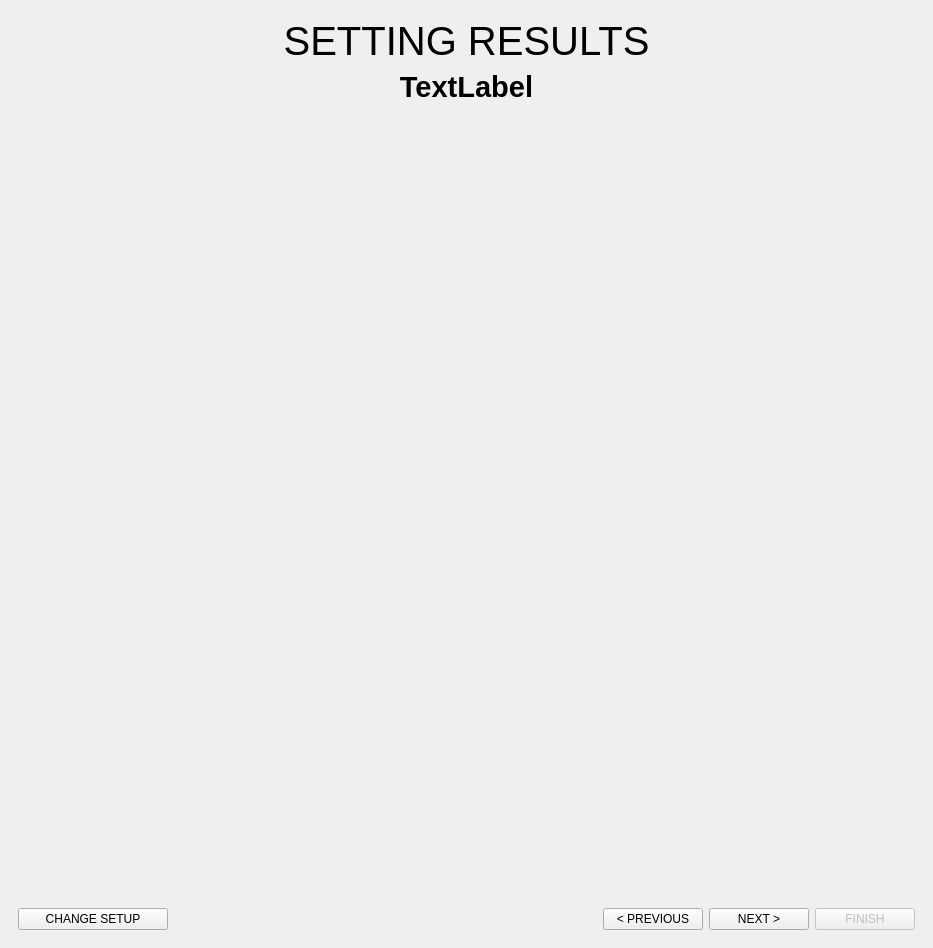
<?xml version="1.0" encoding="UTF-8"?>
<ui version="4.0">
 <class>MainWindow</class>
 <widget class="QMainWindow" name="MainWindow">
  <property name="geometry">
   <rect>
    <x>0</x>
    <y>0</y>
    <width>933</width>
    <height>948</height>
   </rect>
  </property>
  <property name="windowTitle">
   <string>MainWindow</string>
  </property>
  <widget class="QWidget" name="centralwidget">
   <layout class="QGridLayout" name="gridLayout_2">
    <item row="0" column="0">
     <widget class="QStackedWidget" name="baseStack">
      <property name="currentIndex">
       <number>2</number>
      </property>
      <widget class="QWidget" name="page">
       <layout class="QGridLayout" name="gridLayout">
        <item row="0" column="0">
         <layout class="QGridLayout" name="gridLayout_4">
          <item row="0" column="0">
           <widget class="QLabel" name="labelChooseApp">
            <property name="font">
             <font>
              <family>Lato</family>
              <pointsize>48</pointsize>
             </font>
            </property>
            <property name="text">
             <string>Choose Competition Type</string>
            </property>
            <property name="alignment">
             <set>Qt::AlignCenter</set>
            </property>
           </widget>
          </item>
          <item row="1" column="0">
           <layout class="QHBoxLayout" name="horizontalLayout">
            <item>
             <widget class="QPushButton" name="pushButtonChooseFSN">
              <property name="minimumSize">
               <size>
                <width>0</width>
                <height>200</height>
               </size>
              </property>
              <property name="font">
               <font>
                <pointsize>19</pointsize>
               </font>
              </property>
              <property name="text">
               <string>FSN</string>
              </property>
             </widget>
            </item>
            <item>
             <widget class="QPushButton" name="pushButtonChooseFSG">
              <property name="minimumSize">
               <size>
                <width>0</width>
                <height>200</height>
               </size>
              </property>
              <property name="font">
               <font>
                <pointsize>19</pointsize>
               </font>
              </property>
              <property name="text">
               <string>FSG</string>
              </property>
             </widget>
            </item>
           </layout>
          </item>
         </layout>
        </item>
       </layout>
      </widget>
      <widget class="QWidget" name="page_2">
       <layout class="QGridLayout" name="gridLayout_3">
        <item row="0" column="0">
         <layout class="QVBoxLayout" name="verticalLayout_5">
          <item>
           <widget class="QLabel" name="labelSetupScreen">
            <property name="font">
             <font>
              <family>Lato Medium</family>
              <pointsize>27</pointsize>
             </font>
            </property>
            <property name="text">
             <string>TEAMS AND EVENTS SETUP</string>
            </property>
            <property name="alignment">
             <set>Qt::AlignCenter</set>
            </property>
           </widget>
          </item>
          <item>
           <widget class="QLabel" name="labelTeamsInsert">
            <property name="font">
             <font>
              <family>Lato Light</family>
              <pointsize>20</pointsize>
             </font>
            </property>
            <property name="text">
             <string>Teams</string>
            </property>
            <property name="alignment">
             <set>Qt::AlignCenter</set>
            </property>
           </widget>
          </item>
          <item>
           <widget class="QListWidget" name="listWidgetTeams">
            <property name="minimumSize">
             <size>
              <width>0</width>
              <height>350</height>
             </size>
            </property>
            <property name="font">
             <font>
              <family>Lato Semibold</family>
              <pointsize>30</pointsize>
              <bold>false</bold>
             </font>
            </property>
            <property name="viewMode">
             <enum>QListView::ListMode</enum>
            </property>
            <property name="modelColumn">
             <number>0</number>
            </property>
            <property name="batchSize">
             <number>100</number>
            </property>
            <property name="itemAlignment">
             <set>Qt::AlignCenter</set>
            </property>
           </widget>
          </item>
          <item>
           <layout class="QHBoxLayout" name="horizontalLayout_2">
            <item>
             <widget class="QLineEdit" name="lineEditTeamName">
              <property name="minimumSize">
               <size>
                <width>0</width>
                <height>30</height>
               </size>
              </property>
              <property name="inputMask">
               <string/>
              </property>
              <property name="text">
               <string/>
              </property>
              <property name="placeholderText">
               <string>Name</string>
              </property>
              <property name="clearButtonEnabled">
               <bool>false</bool>
              </property>
             </widget>
            </item>
            <item>
             <widget class="QLineEdit" name="lineEditTeamNumber">
              <property name="minimumSize">
               <size>
                <width>0</width>
                <height>30</height>
               </size>
              </property>
              <property name="text">
               <string/>
              </property>
              <property name="placeholderText">
               <string>Number</string>
              </property>
              <property name="clearButtonEnabled">
               <bool>false</bool>
              </property>
             </widget>
            </item>
            <item>
             <widget class="QLineEdit" name="lineEditTeamUni">
              <property name="minimumSize">
               <size>
                <width>0</width>
                <height>30</height>
               </size>
              </property>
              <property name="inputMask">
               <string/>
              </property>
              <property name="text">
               <string/>
              </property>
              <property name="placeholderText">
               <string>University</string>
              </property>
             </widget>
            </item>
            <item>
             <widget class="QPushButton" name="pushButtonAddTeam">
              <property name="minimumSize">
               <size>
                <width>0</width>
                <height>30</height>
               </size>
              </property>
              <property name="text">
               <string>Add Team</string>
              </property>
              <property name="autoDefault">
               <bool>true</bool>
              </property>
             </widget>
            </item>
           </layout>
          </item>
          <item>
           <spacer name="verticalSpacer_3">
            <property name="orientation">
             <enum>Qt::Vertical</enum>
            </property>
            <property name="sizeHint" stdset="0">
             <size>
              <width>20</width>
              <height>40</height>
             </size>
            </property>
           </spacer>
          </item>
          <item>
           <widget class="QLabel" name="label">
            <property name="font">
             <font>
              <family>Lato Light</family>
              <pointsize>20</pointsize>
             </font>
            </property>
            <property name="text">
             <string>Events to simulate</string>
            </property>
            <property name="alignment">
             <set>Qt::AlignCenter</set>
            </property>
           </widget>
          </item>
          <item>
           <layout class="QHBoxLayout" name="horizontalLayout_6">
            <item>
             <spacer name="horizontalSpacer_5">
              <property name="orientation">
               <enum>Qt::Horizontal</enum>
              </property>
              <property name="sizeType">
               <enum>QSizePolicy::Fixed</enum>
              </property>
              <property name="sizeHint" stdset="0">
               <size>
                <width>40</width>
                <height>20</height>
               </size>
              </property>
             </spacer>
            </item>
            <item>
             <layout class="QVBoxLayout" name="verticalLayout_3">
              <item>
               <widget class="QWidget" name="checkBoxesEventsStandard" native="true">
                <property name="enabled">
                 <bool>true</bool>
                </property>
                <layout class="QVBoxLayout" name="verticalLayout_2">
                 <item>
                  <widget class="QLabel" name="labelStandardCompetition">
                   <property name="font">
                    <font>
                     <family>Sans Serif</family>
                     <pointsize>15</pointsize>
                     <bold>true</bold>
                    </font>
                   </property>
                   <property name="text">
                    <string>Standard Competition</string>
                   </property>
                   <property name="alignment">
                    <set>Qt::AlignCenter</set>
                   </property>
                  </widget>
                 </item>
                 <item>
                  <layout class="QHBoxLayout" name="horizontalLayout_4">
                   <item>
                    <widget class="QCheckBox" name="checkBoxAcceleration">
                     <property name="font">
                      <font>
                       <pointsize>12</pointsize>
                      </font>
                     </property>
                     <property name="text">
                      <string>Acceleration</string>
                     </property>
                    </widget>
                   </item>
                   <item>
                    <widget class="QCheckBox" name="checkBoxAccelerationDV">
                     <property name="text">
                      <string>Driverless</string>
                     </property>
                    </widget>
                   </item>
                   <item>
                    <spacer name="horizontalSpacer_2">
                     <property name="orientation">
                      <enum>Qt::Horizontal</enum>
                     </property>
                     <property name="sizeType">
                      <enum>QSizePolicy::Expanding</enum>
                     </property>
                     <property name="sizeHint" stdset="0">
                      <size>
                       <width>40</width>
                       <height>20</height>
                      </size>
                     </property>
                    </spacer>
                   </item>
                  </layout>
                 </item>
                 <item>
                  <widget class="QCheckBox" name="checkBoxAutocross">
                   <property name="font">
                    <font>
                     <pointsize>12</pointsize>
                    </font>
                   </property>
                   <property name="text">
                    <string>Autocross</string>
                   </property>
                  </widget>
                 </item>
                 <item>
                  <layout class="QHBoxLayout" name="horizontalLayout_3">
                   <item>
                    <widget class="QCheckBox" name="checkBoxEndurance">
                     <property name="font">
                      <font>
                       <pointsize>12</pointsize>
                      </font>
                     </property>
                     <property name="text">
                      <string>Endurance</string>
                     </property>
                    </widget>
                   </item>
                   <item>
                    <widget class="QCheckBox" name="checkBoxEnduranceEfficiency">
                     <property name="text">
                      <string>Efficiency</string>
                     </property>
                    </widget>
                   </item>
                   <item>
                    <spacer name="horizontalSpacer_3">
                     <property name="orientation">
                      <enum>Qt::Horizontal</enum>
                     </property>
                     <property name="sizeType">
                      <enum>QSizePolicy::Expanding</enum>
                     </property>
                     <property name="sizeHint" stdset="0">
                      <size>
                       <width>40</width>
                       <height>20</height>
                      </size>
                     </property>
                    </spacer>
                   </item>
                  </layout>
                 </item>
                 <item>
                  <layout class="QHBoxLayout" name="horizontalLayout_5">
                   <item>
                    <widget class="QCheckBox" name="checkBoxSkidpad">
                     <property name="font">
                      <font>
                       <pointsize>12</pointsize>
                      </font>
                     </property>
                     <property name="text">
                      <string>Skidpad</string>
                     </property>
                    </widget>
                   </item>
                   <item>
                    <widget class="QCheckBox" name="checkBoxSkidpadDV">
                     <property name="text">
                      <string>Driverless</string>
                     </property>
                    </widget>
                   </item>
                   <item>
                    <spacer name="horizontalSpacer_4">
                     <property name="orientation">
                      <enum>Qt::Horizontal</enum>
                     </property>
                     <property name="sizeType">
                      <enum>QSizePolicy::Expanding</enum>
                     </property>
                     <property name="sizeHint" stdset="0">
                      <size>
                       <width>40</width>
                       <height>20</height>
                      </size>
                     </property>
                    </spacer>
                   </item>
                  </layout>
                 </item>
                 <item>
                  <layout class="QHBoxLayout" name="horizontalLayout_10">
                   <item>
                    <widget class="QCheckBox" name="checkBoxBusinessplan">
                     <property name="font">
                      <font>
                       <pointsize>12</pointsize>
                      </font>
                     </property>
                     <property name="text">
                      <string>Businessplan</string>
                     </property>
                    </widget>
                   </item>
                   <item>
                    <widget class="QSpinBox" name="spinBoxBusinessplanFinalists">
                     <property name="enabled">
                      <bool>true</bool>
                     </property>
                    </widget>
                   </item>
                   <item>
                    <widget class="QLabel" name="label_2">
                     <property name="text">
                      <string>&lt;- number of finalists</string>
                     </property>
                    </widget>
                   </item>
                   <item>
                    <spacer name="horizontalSpacer_10">
                     <property name="orientation">
                      <enum>Qt::Horizontal</enum>
                     </property>
                     <property name="sizeHint" stdset="0">
                      <size>
                       <width>40</width>
                       <height>20</height>
                      </size>
                     </property>
                    </spacer>
                   </item>
                  </layout>
                 </item>
                 <item>
                  <layout class="QHBoxLayout" name="horizontalLayout_11">
                   <item>
                    <widget class="QCheckBox" name="checkBoxCostAndManufacturing">
                     <property name="font">
                      <font>
                       <pointsize>12</pointsize>
                      </font>
                     </property>
                     <property name="text">
                      <string>Cost and Manufacturing</string>
                     </property>
                    </widget>
                   </item>
                   <item>
                    <widget class="QSpinBox" name="spinBoxCostAndManufacturingFinalists">
                     <property name="enabled">
                      <bool>true</bool>
                     </property>
                    </widget>
                   </item>
                   <item>
                    <widget class="QLabel" name="label_3">
                     <property name="text">
                      <string>&lt;- number of finalists</string>
                     </property>
                    </widget>
                   </item>
                   <item>
                    <spacer name="horizontalSpacer_11">
                     <property name="orientation">
                      <enum>Qt::Horizontal</enum>
                     </property>
                     <property name="sizeHint" stdset="0">
                      <size>
                       <width>40</width>
                       <height>20</height>
                      </size>
                     </property>
                    </spacer>
                   </item>
                  </layout>
                 </item>
                 <item>
                  <widget class="QCheckBox" name="checkBoxEngineeringDesign">
                   <property name="font">
                    <font>
                     <pointsize>12</pointsize>
                    </font>
                   </property>
                   <property name="text">
                    <string>Engineering Design</string>
                   </property>
                  </widget>
                 </item>
                 <item>
                  <spacer name="verticalSpacer_2">
                   <property name="orientation">
                    <enum>Qt::Vertical</enum>
                   </property>
                   <property name="sizeHint" stdset="0">
                    <size>
                     <width>20</width>
                     <height>40</height>
                    </size>
                   </property>
                  </spacer>
                 </item>
                </layout>
               </widget>
              </item>
             </layout>
            </item>
            <item>
             <spacer name="horizontalSpacer_7">
              <property name="orientation">
               <enum>Qt::Horizontal</enum>
              </property>
              <property name="sizeHint" stdset="0">
               <size>
                <width>40</width>
                <height>20</height>
               </size>
              </property>
             </spacer>
            </item>
            <item>
             <layout class="QVBoxLayout" name="verticalLayout_4">
              <item>
               <widget class="QWidget" name="checkBoxesEventsDC" native="true">
                <property name="enabled">
                 <bool>true</bool>
                </property>
                <layout class="QVBoxLayout" name="verticalLayout">
                 <item>
                  <widget class="QLabel" name="labelDriverlessCup">
                   <property name="font">
                    <font>
                     <pointsize>15</pointsize>
                     <bold>true</bold>
                    </font>
                   </property>
                   <property name="text">
                    <string>Driverless Cup</string>
                   </property>
                   <property name="alignment">
                    <set>Qt::AlignCenter</set>
                   </property>
                  </widget>
                 </item>
                 <item>
                  <widget class="QCheckBox" name="checkBoxAccelerationDC">
                   <property name="enabled">
                    <bool>true</bool>
                   </property>
                   <property name="font">
                    <font>
                     <pointsize>12</pointsize>
                    </font>
                   </property>
                   <property name="text">
                    <string>Acceleration</string>
                   </property>
                  </widget>
                 </item>
                 <item>
                  <widget class="QCheckBox" name="checkBoxSkidpadDC">
                   <property name="enabled">
                    <bool>true</bool>
                   </property>
                   <property name="font">
                    <font>
                     <pointsize>12</pointsize>
                    </font>
                   </property>
                   <property name="text">
                    <string>Skidpad</string>
                   </property>
                  </widget>
                 </item>
                 <item>
                  <layout class="QHBoxLayout" name="horizontalLayout_12">
                   <item>
                    <widget class="QCheckBox" name="checkBoxAutocrossDC">
                     <property name="enabled">
                      <bool>true</bool>
                     </property>
                     <property name="font">
                      <font>
                       <pointsize>12</pointsize>
                      </font>
                     </property>
                     <property name="text">
                      <string>Autocross</string>
                     </property>
                    </widget>
                   </item>
                   <item>
                    <widget class="QLineEdit" name="lineEditAutocrossTime6mps">
                     <property name="placeholderText">
                      <string>Time if v=6m/s</string>
                     </property>
                    </widget>
                   </item>
                   <item>
                    <widget class="QLabel" name="labelAutocrossTime6mpsUnit">
                     <property name="text">
                      <string>ms</string>
                     </property>
                    </widget>
                   </item>
                   <item>
                    <spacer name="horizontalSpacer_12">
                     <property name="orientation">
                      <enum>Qt::Horizontal</enum>
                     </property>
                     <property name="sizeHint" stdset="0">
                      <size>
                       <width>40</width>
                       <height>20</height>
                      </size>
                     </property>
                    </spacer>
                   </item>
                  </layout>
                 </item>
                 <item>
                  <widget class="QCheckBox" name="checkBoxTrackdrive">
                   <property name="enabled">
                    <bool>true</bool>
                   </property>
                   <property name="font">
                    <font>
                     <pointsize>12</pointsize>
                    </font>
                   </property>
                   <property name="text">
                    <string>Trackdrive</string>
                   </property>
                  </widget>
                 </item>
                 <item>
                  <widget class="QCheckBox" name="checkBoxEngineeringDesignDC">
                   <property name="enabled">
                    <bool>true</bool>
                   </property>
                   <property name="font">
                    <font>
                     <pointsize>12</pointsize>
                    </font>
                   </property>
                   <property name="text">
                    <string>Engineering Design</string>
                   </property>
                  </widget>
                 </item>
                 <item>
                  <spacer name="verticalSpacer">
                   <property name="orientation">
                    <enum>Qt::Vertical</enum>
                   </property>
                   <property name="sizeHint" stdset="0">
                    <size>
                     <width>20</width>
                     <height>40</height>
                    </size>
                   </property>
                  </spacer>
                 </item>
                </layout>
               </widget>
              </item>
             </layout>
            </item>
            <item>
             <spacer name="horizontalSpacer_6">
              <property name="orientation">
               <enum>Qt::Horizontal</enum>
              </property>
              <property name="sizeType">
               <enum>QSizePolicy::Fixed</enum>
              </property>
              <property name="sizeHint" stdset="0">
               <size>
                <width>60</width>
                <height>20</height>
               </size>
              </property>
             </spacer>
            </item>
           </layout>
          </item>
          <item>
           <layout class="QHBoxLayout" name="horizontalLayout_7">
            <item>
             <spacer name="horizontalSpacer">
              <property name="orientation">
               <enum>Qt::Horizontal</enum>
              </property>
              <property name="sizeHint" stdset="0">
               <size>
                <width>40</width>
                <height>20</height>
               </size>
              </property>
             </spacer>
            </item>
            <item>
             <widget class="QPushButton" name="pushButtonBackToMenu">
              <property name="minimumSize">
               <size>
                <width>200</width>
                <height>0</height>
               </size>
              </property>
              <property name="text">
               <string>BACK</string>
              </property>
             </widget>
            </item>
            <item>
             <widget class="QPushButton" name="pushButtonFinishSetup">
              <property name="minimumSize">
               <size>
                <width>200</width>
                <height>0</height>
               </size>
              </property>
              <property name="text">
               <string>FINISH SETUP</string>
              </property>
             </widget>
            </item>
           </layout>
          </item>
         </layout>
        </item>
       </layout>
      </widget>
      <widget class="QWidget" name="page_3">
       <layout class="QGridLayout" name="gridLayout_5">
        <item row="0" column="0">
         <layout class="QVBoxLayout" name="verticalLayout_6">
          <item>
           <widget class="QLabel" name="labelSettingResults">
            <property name="maximumSize">
             <size>
              <width>16777215</width>
              <height>100</height>
             </size>
            </property>
            <property name="font">
             <font>
              <pointsize>30</pointsize>
             </font>
            </property>
            <property name="text">
             <string>SETTING RESULTS</string>
            </property>
            <property name="alignment">
             <set>Qt::AlignCenter</set>
            </property>
           </widget>
          </item>
          <item>
           <widget class="QLabel" name="labelEventToSetResults">
            <property name="font">
             <font>
              <pointsize>22</pointsize>
              <bold>true</bold>
             </font>
            </property>
            <property name="text">
             <string>TextLabel</string>
            </property>
            <property name="alignment">
             <set>Qt::AlignCenter</set>
            </property>
           </widget>
          </item>
          <item>
           <widget class="ResultSettingWidget" name="widgetResultSetting" native="true">
            <property name="minimumSize">
             <size>
              <width>500</width>
              <height>500</height>
             </size>
            </property>
           </widget>
          </item>
          <item>
           <spacer name="verticalSpacer_4">
            <property name="orientation">
             <enum>Qt::Vertical</enum>
            </property>
            <property name="sizeHint" stdset="0">
             <size>
              <width>20</width>
              <height>40</height>
             </size>
            </property>
           </spacer>
          </item>
          <item>
           <layout class="QHBoxLayout" name="horizontalLayout_8">
            <item>
             <widget class="QPushButton" name="pushButtonChangeSetup">
              <property name="minimumSize">
               <size>
                <width>150</width>
                <height>0</height>
               </size>
              </property>
              <property name="text">
               <string>CHANGE SETUP</string>
              </property>
             </widget>
            </item>
            <item>
             <spacer name="horizontalSpacer_8">
              <property name="orientation">
               <enum>Qt::Horizontal</enum>
              </property>
              <property name="sizeHint" stdset="0">
               <size>
                <width>40</width>
                <height>20</height>
               </size>
              </property>
             </spacer>
            </item>
            <item>
             <widget class="QPushButton" name="pushButtonResultSettingPrevious">
              <property name="minimumSize">
               <size>
                <width>100</width>
                <height>0</height>
               </size>
              </property>
              <property name="text">
               <string>&lt; PREVIOUS</string>
              </property>
             </widget>
            </item>
            <item>
             <widget class="QPushButton" name="pushButtonResultSettingNext">
              <property name="minimumSize">
               <size>
                <width>100</width>
                <height>0</height>
               </size>
              </property>
              <property name="text">
               <string>NEXT &gt;</string>
              </property>
             </widget>
            </item>
            <item>
             <widget class="QPushButton" name="pushButtonResultSettingFinish">
              <property name="enabled">
               <bool>false</bool>
              </property>
              <property name="minimumSize">
               <size>
                <width>100</width>
                <height>0</height>
               </size>
              </property>
              <property name="text">
               <string>FINISH</string>
              </property>
             </widget>
            </item>
           </layout>
          </item>
         </layout>
        </item>
       </layout>
      </widget>
      <widget class="QWidget" name="page_4">
       <layout class="QGridLayout" name="gridLayout_6">
        <item row="0" column="0">
         <layout class="QVBoxLayout" name="verticalLayout_7">
          <item>
           <widget class="QLabel" name="labelEventScores">
            <property name="font">
             <font>
              <pointsize>30</pointsize>
             </font>
            </property>
            <property name="text">
             <string>FINAL EVENT SCORES</string>
            </property>
            <property name="alignment">
             <set>Qt::AlignCenter</set>
            </property>
           </widget>
          </item>
          <item>
           <widget class="QLabel" name="labelEventShowingScores">
            <property name="font">
             <font>
              <pointsize>22</pointsize>
              <bold>true</bold>
             </font>
            </property>
            <property name="text">
             <string>TextLabel</string>
            </property>
            <property name="alignment">
             <set>Qt::AlignCenter</set>
            </property>
           </widget>
          </item>
          <item>
           <widget class="ScoresShowingWidget" name="widgetScoresShowing" native="true"/>
          </item>
          <item>
           <spacer name="verticalSpacer_5">
            <property name="orientation">
             <enum>Qt::Vertical</enum>
            </property>
            <property name="sizeHint" stdset="0">
             <size>
              <width>20</width>
              <height>40</height>
             </size>
            </property>
           </spacer>
          </item>
          <item>
           <layout class="QHBoxLayout" name="horizontalLayout_9">
            <item>
             <widget class="QPushButton" name="pushButtonChangeResults">
              <property name="text">
               <string>CHANGE RESULTS</string>
              </property>
             </widget>
            </item>
            <item>
             <spacer name="horizontalSpacer_9">
              <property name="orientation">
               <enum>Qt::Horizontal</enum>
              </property>
              <property name="sizeHint" stdset="0">
               <size>
                <width>40</width>
                <height>20</height>
               </size>
              </property>
             </spacer>
            </item>
            <item>
             <widget class="QPushButton" name="pushButtonEventScoresPrevious">
              <property name="text">
               <string>&lt; PREVIOUS</string>
              </property>
             </widget>
            </item>
            <item>
             <widget class="QPushButton" name="pushButtonEventScoresNext">
              <property name="text">
               <string>NEXT &gt;</string>
              </property>
             </widget>
            </item>
            <item>
             <widget class="QPushButton" name="pushButtonShowCompetitionScores">
              <property name="text">
               <string>GO TO COMPETITION SCORES</string>
              </property>
             </widget>
            </item>
           </layout>
          </item>
         </layout>
        </item>
       </layout>
      </widget>
     </widget>
    </item>
   </layout>
  </widget>
 </widget>
 <customwidgets>
  <customwidget>
   <class>ResultSettingWidget</class>
   <extends>QWidget</extends>
   <header location="global">src/ResultSettingWidget.h</header>
   <container>1</container>
  </customwidget>
  <customwidget>
   <class>ScoresShowingWidget</class>
   <extends>QWidget</extends>
   <header>src/ScoresShowingWidget.h</header>
   <container>1</container>
  </customwidget>
 </customwidgets>
 <resources/>
 <connections/>
</ui>
